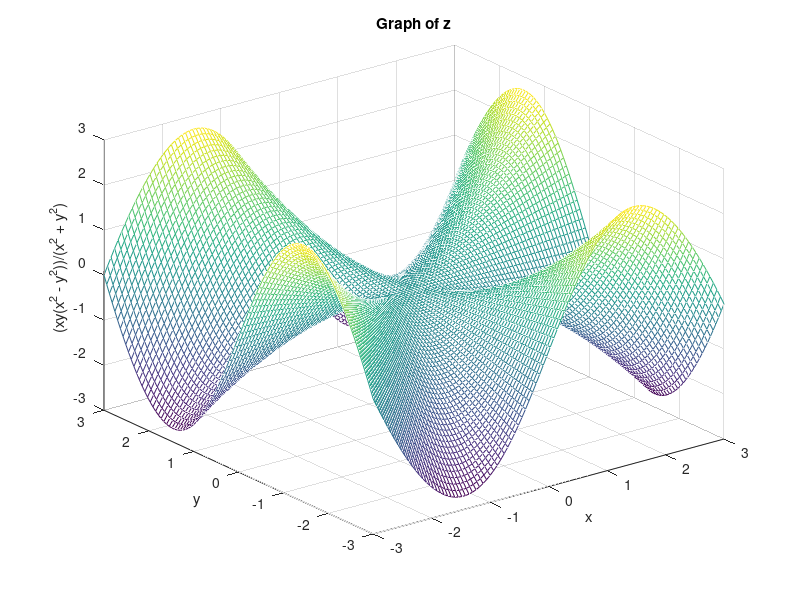

MATLAB code to generate this figure:
clc, clearvars, close all

x = linspace(-3, 3, 100);
y = linspace(-3, 3, 100);

[X, Y] = meshgrid(x, y);
Z = (X .* Y .* (X .^ 2 - Y .^ 2)) ./ (X .^ 2 + Y .^ 2);

figure;
mesh(X, Y, Z);
title('Graph of z');
xlabel ('x');
ylabel ('y');
zlabel ('(xy(x^2 - y^2))/(x^2 + y^2)');